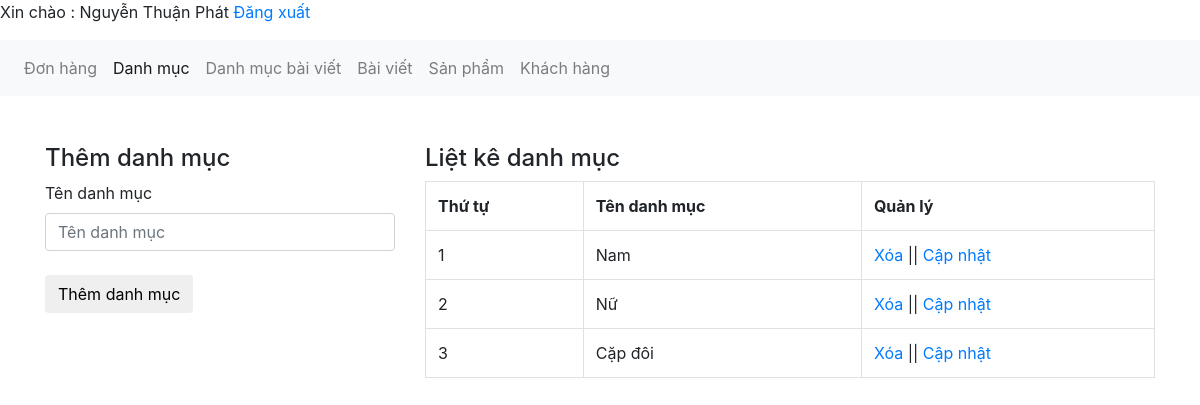
/admin/xulydanhmuc.php (signed in), run on the app's committed database.
### tables this page shows
CREATE TABLE `tbl_category` (
  `category_id` int(11) NOT NULL,
  `category_name` varchar(50) NOT NULL
);

### admin/xulydanhmuc.php (the view, shortened to what this page needs)
<?php
include('../db/connect.php');
?>
<!DOCTYPE html>
<html lang="en">
<head>
    <link href="../css/bootstrap.css" rel="stylesheet" type="text/css" media="all" />
</head>
<body>
    <p>Xin chào : <?php echo $_SESSION['dangnhap'] ?> <a href="?login=dangxuat">Đăng xuất</a></p>
    <nav class="navbar navbar-expand-lg navbar-light bg-light">
        <div class="collapse navbar-collapse" id="navbarNav">
            <ul class="navbar-nav">
                <li class="nav-item ">
                    <a class="nav-link" href="xulydonhang.php">Đơn hàng <span class="sr-only">(current)</span></a>
                </li>
                <li class="nav-item active">
                    <a class="nav-link" href="xulydanhmuc.php">Danh mục</a>
                </li>
                <li class="nav-item">
                    <a class="nav-link" href="xulydanhmucbaiviet.php">Danh mục bài viết</a>
                </li>
                <li class="nav-item">
                    <a class="nav-link" href="xulybaiviet.php">Bài viết</a>
                </li>
                <li class="nav-item">
                    <a class="nav-link" href="xulysanpham.php">Sản phẩm</a>
                </li>
                <li class="nav-item">
                    <a class="nav-link" href="xulykhachhang.php">Khách hàng</a>
                </li>
            </ul>
        </div>
    </nav><br><br>
    <div class="container">
        <div class="row">
            <?php
            if (isset($_GET['quanly']) == 'capnhat') {
                $id_capnhat = $_GET['id'];
                $sql = "SELECT * FROM tbl_category WHERE category_id='$id_capnhat'";
                $sql_capnhat = $con->query($sql)->fetch(PDO::FETCH_ASSOC);
            ?>
            <div class="col-md-4">
                <h4>Cập nhật danh mục</h4>
                <label>Tên danh mục</label>
                <form action="" method="POST">
                    <input type="text" class="form-control" name="danhmuc"
                        value="<?php echo $sql_capnhat['category_name'] ?>"><br>
                    <input type="hidden" class="form-control" name="id_danhmuc"
                        value="<?php echo $sql_capnhat['category_id'] ?>">
                    <input type="submit" name="capnhatdanhmuc" value="Cập nhật danh mục" class="btn btn-default">
                </form>
            </div>
            <?php
            } else {
            ?>
            <div class="col-md-4">
                <h4>Thêm danh mục</h4>
                <label>Tên danh mục</label>
                <form action="" method="POST">
                    <input type="text" class="form-control" name="danhmuc" placeholder="Tên danh mục"><br>
                    <input type="submit" name="themdanhmuc" value="Thêm danh mục" class="btn btn-default">
                </form>
            </div>
            <?php
            }
            ?>
            <div class="col-md-8">
                <h4>Liệt kê danh mục</h4>
                <?php
                $sql = "SELECT * FROM tbl_category ORDER BY category_id DESC";
                $sql_select = $con->query($sql)->fetchAll(PDO::FETCH_ASSOC);
                ?>
                <table class="table table-bordered ">
                    <tr>
                        <th>Thứ tự</th>
                        <th>Tên danh mục</th>
                        <th>Quản lý</th>
                    </tr>
                    <?php
                    $i = 0;
                    foreach ($sql_select as $select) {
                        $i++;
                    ?>
                    <tr>
                        <td><?php echo $i; ?></td>
                        <td><?php echo $select['category_name'] ?></td>
                        <td><a href="?xoa=<?php echo $select['category_id'] ?>">Xóa</a> || <a
                                href="?quanly=capnhat&id=<?php echo $select['category_id'] ?>">Cập nhật</a></td>
                    </tr>
                    <?php
                    }
                    ?>
                </table>
            </div>
        </div>
    </div>
</body>
</html>

### data on the page
tbl_category: category_name "Nam"
tbl_category: category_name "Nữ"
tbl_category: category_name "Cặp đôi"

### other printed values
$_SESSION['dangnhap'] "Nguyễn Thuận Phát"
